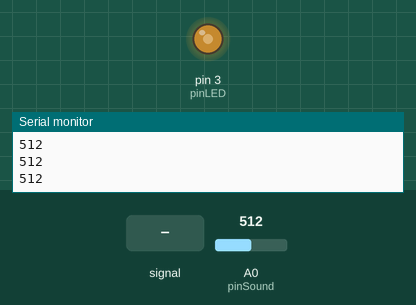
A sketch run on a simulated Arduino Uno, built with avr-gcc and run on an emulated ATmega328P. Parts: output pins drawn as LEDs (lit = HIGH), the last lines printed to the serial monitor. The inputs (shaded band) are chosen by the test bench; at power-on: A0 (pinSound) = 512.

Above: at 1.2 s.
1.3 s: A0 (pinSound) fed a 200 Hz sine of ±81 counts around its level
At 1.45 s:
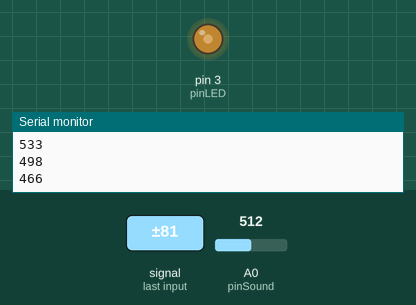
4.3 s: A0 (pinSound) set to 900
5.8 s: A0 (pinSound) set to 122
At 6.4 s:
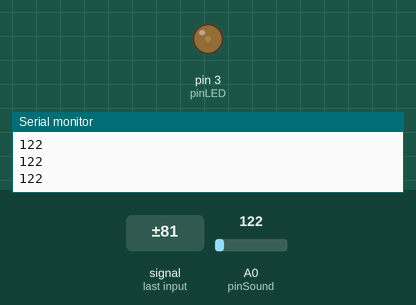
7.3 s: A0 (pinSound) set to 0
At 7.7 s:
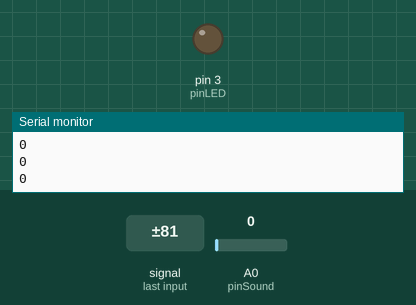
8.8 s: A0 (pinSound) set to 511
At 9.9 s:
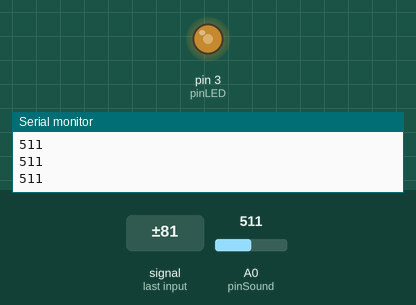
10.3 s: A0 (pinSound) fed a 1000 Hz sine of ±255 counts around its level
Timing chart, 0 to 14.3 s (numbered marks = the images above; inputs shaded):
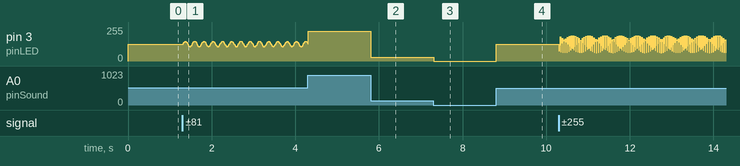

Measured:
- after the input at 5.8 s, pin 3 (pinLED): 224/255 → 30/255 at once
- after the input at 7.3 s, pin 3 (pinLED): 30/255 → 0/255 at once
- after the input at 8.8 s, pin 3 (pinLED): 0/255 → 127/255 at once

The sketch:

_7.3d.ino
```cpp
// 7.3d サウンド・ライト（音を光に）

// Sound Sensor（音センサ）を Groveの A0 にさす
const int pinSound = A0;

// LED SocketにLEDをさし（LEDの長い足が＋、短い足が－）
// ケーブルをGroveのD3にさす
const int pinLED = 3;

// 初期設定
void setup() {
  pinMode(pinSound, INPUT); // pinSoundで指定した番号のピンを、入力モードにする
  pinMode(pinLED, OUTPUT);  // pinLEDで指定した番号のピンを、出力モードにする

  // 以下は角度センサの値を数字で見るための処理
  // 「ツール」メニュー→「シリアルモニタ」で数字が見られる
  Serial.begin(9600);
}

// メインの処理、この中の命令が繰り返し実行される
void loop() {
  int sound = analogRead(pinSound);  // pinLightの値を取得
  Serial.println(sound);            // シリアルモニタに値を出力

  // 音センサの値の範囲（0～1023）をLEDの明るさの範囲（0～255）に変換
  int brightness = map(sound, 0, 1023, 0, 255);
  analogWrite(pinLED, brightness);  // LEDをbrightnessの強さで光らせる

  delay(15);    // 少し待ってから次の値を取得する
}
```
